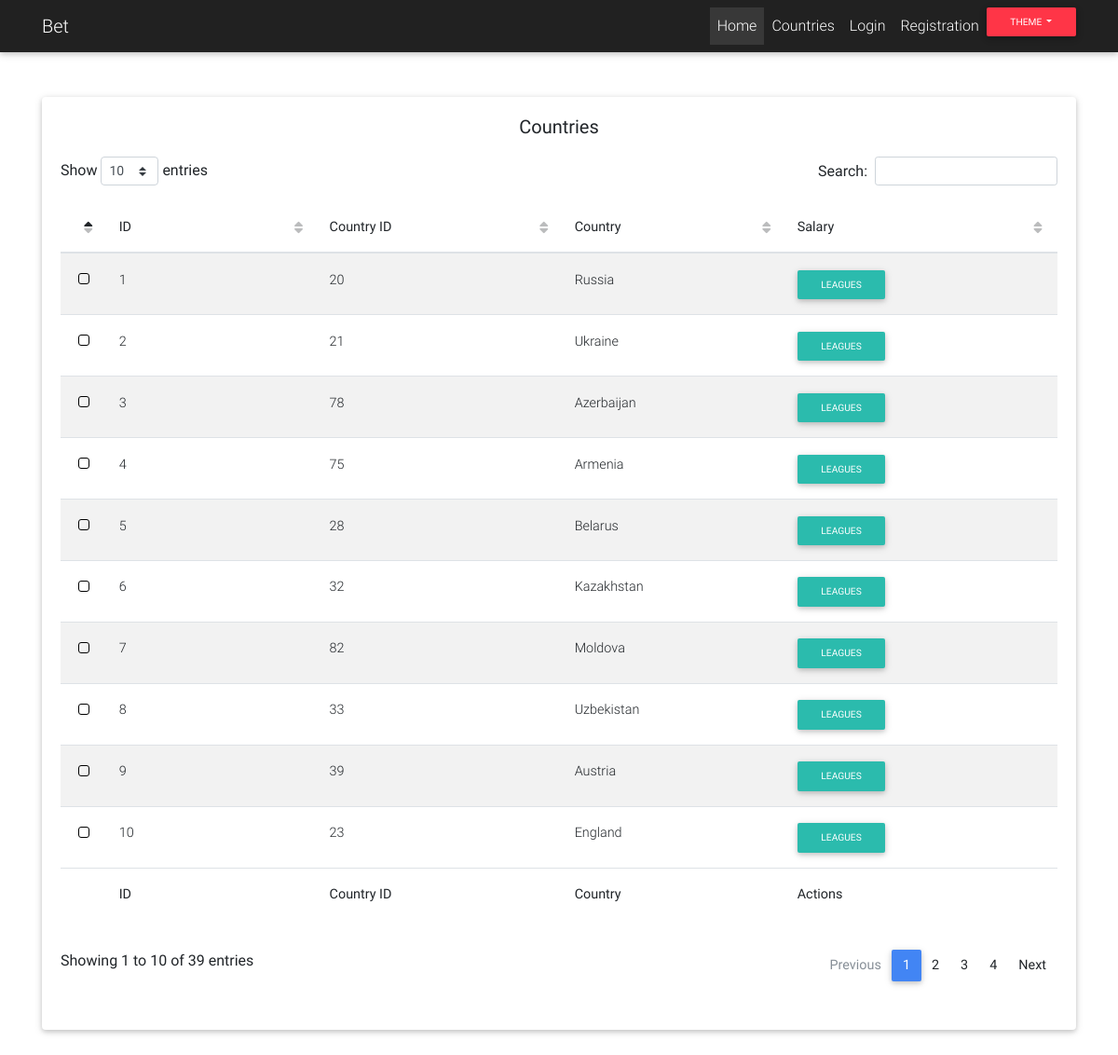
Screenshot of /countries with the database file from the repository.
### app/models.py (models this page shows, shortened)
class Country(db.Model):
    id = db.Column(db.Integer, primary_key=True)
    country_id = db.Column(db.Integer, unique=True)
    name = db.Column(db.String(140))
    leagues = db.relationship('Leagues')

### app/routes.py (the view)
@app.route('/countries')
def countries():
    countries = Country.query.all()
    return render_template('countries.html', countries=countries)

### app/templates/countries.html
{% extends 'layout.html' %}
{% block content %}
<div class="container">
   <div class="row">
     <div class="col m-12 mx-auto">
       <div class="card card-signin my-5">
         <div class="card-body">
           <h5 class="card-title text-center">Countries</h5>
           <div class="item-table">
               <table id="dt-material-checkbox" class="table table-striped" cellspacing="0" width="100%">
  <thead>
    <tr>
      <th></th>
      <th class="th-sm">ID
      </th>
      <th class="th-sm">Country ID</th>
      <th class="th-sm">Country
      </th>
      <th class="th-sm">Salary
      </th>
    </tr>
  </thead>
  <tbody>
  {% for item in countries %}
      <tr>
      <td></td>
      <td>{{ item.id }}</td>
      <td>{{ item.country_id }}</td>
      <td>{{ item.name }}</td>
      <td><a href="{{ url_for('leagues', country_id=item.country_id) }}" class="btn btn-default btn-sm">Leagues</a></td>
    </tr>
  {% endfor %}
  </tbody>
  <tfoot>
    <tr>
        <th></th>
      <th>ID
      </th>
      <th>Country ID
      </th>
      <th>Country
      </th>
      <th>Actions
      </th>
    </tr>
  </tfoot>
</table>
           </div>
         </div>
       </div>
     </div>
   </div>
 </div>
{% endblock %}

### app/templates/layout.html (shortened to what this page needs)
<!DOCTYPE html>
<html lang="en" dir="ltr">
  <head>
    <link rel="stylesheet" href="{{ url_for('static', filename='style.css')}}">
      <link rel="stylesheet" href="https://use.fontawesome.com/releases/v5.8.2/css/all.css">
      {% if session.get('theme') == 'dark' %}
          <link href="{{ url_for('static', filename='md-bootstrap/css/bootstrap_dark.css')}}" rel="stylesheet">
      {% else %}
          <link href="{{ url_for('static', filename='md-bootstrap/css/bootstrap.css')}}" rel="stylesheet">
      {% endif %}
      <link href="{{ url_for('static', filename='md-bootstrap/css/mdb.min.css')}}" rel="stylesheet">
      <link href="{{ url_for('static', filename='md-bootstrap/css/addons/datatables.min.css')}}" rel="stylesheet">
      <link href="{{ url_for('static', filename='md-bootstrap/css/addons/datatables-select.min.css')}}" rel="stylesheet">
  </head>
  <body>
    <nav class="navbar navbar-expand-lg navbar-dark bg-dark static-top">
      <div class="container">
        <a class="navbar-brand" href="#">Bet</a>
        <div class="collapse navbar-collapse" id="navbarResponsive">
          <ul class="navbar-nav ml-auto">
            <li class="nav-item active">
              <a class="nav-link" href="{{ url_for('index') }}">Home
              </a>
            </li>
           <li class="nav-item">
              <a class="nav-link" href="{{ url_for('countries') }}">Countries</a>
            </li>
             {% if current_user.is_authenticated == False %}
              <li class="nav-item">
              <a class="nav-link" href="{{ url_for('login')}}">Login</a>
              </li>
               <li class="nav-item">
              <a class="nav-link" href="{{ url_for('register')}}">Registration</a>
              </li>
              {% endif %}
                <li class="nav-item">
              <div class="btn-group" role="group">
  <button class="btn btn-danger btn-sm dropdown-toggle" type="button" data-toggle="dropdown"
    aria-haspopup="true" aria-expanded="false">
    Theme
  </button>
</div>
              </li>
          </ul>
        </div>
      </div>
    </nav>
    {% block content %}
    {% endblock %}
  </body>
</html>

### rows the page displays
Country: id "1", country_id "20", name "Russia"
Country: id "2", country_id "21", name "Ukraine"
Country: id "3", country_id "78", name "Azerbaijan"
Country: id "4", country_id "75", name "Armenia"
Country: id "5", country_id "28", name "Belarus"
Country: id "6", country_id "32", name "Kazakhstan"
Country: id "7", country_id "82", name "Moldova"
Country: id "8", country_id "33", name "Uzbekistan"
Country: id "9", country_id "39", name "Austria"
Country: id "10", country_id "23", name "England"
